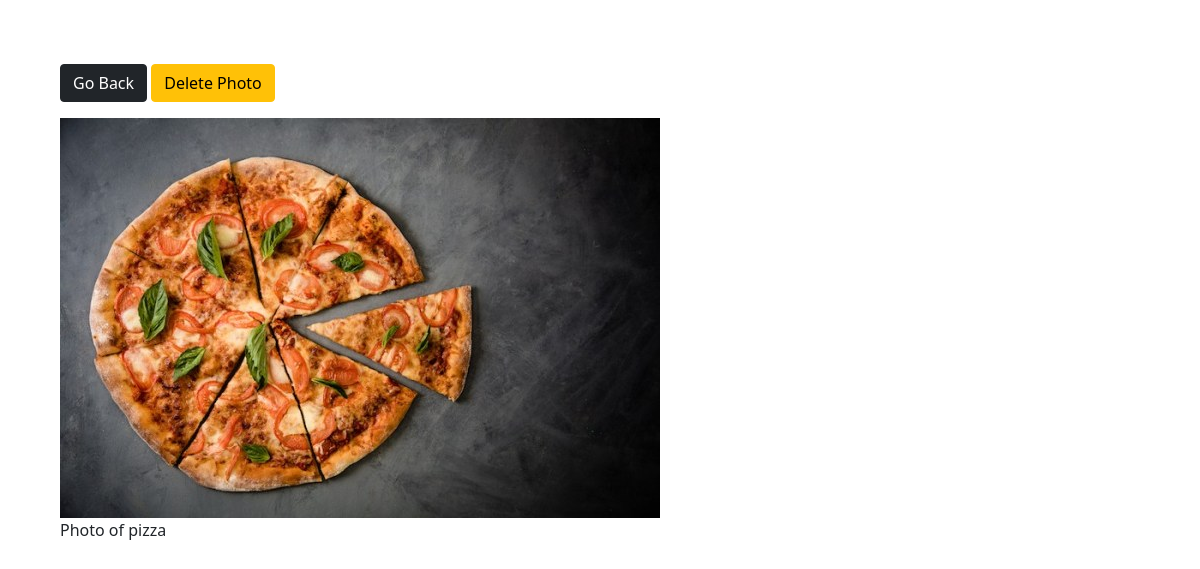
The app's page /photo/7/ with its own data.
### photos/models.py (models this page shows, shortened)
class Photo(models.Model):
    category = models.ForeignKey(Category, on_delete= models.SET_NULL, null=True, blank=True)
    image = models.ImageField(null=False, blank=False)
    description = models.TextField()

### photos/views.py (the view)
# urls.py: path('photo/<str:pk>/', views.view_photo, name="photo"),
def view_photo(request, pk):
    photo = Photo.objects.get(id=pk)
    context = {'photo': photo}
    return render(request, 'photos/photo.html', context)

### photos/templates/photos/photo.html (shortened to what this page needs)
<!DOCTYPE html>
<html lang="en">
<head>
    <link href="https://cdn.jsdelivr.net/npm/bootstrap@5.0.0-beta1/dist/css/bootstrap.min.css" rel="stylesheet"
>
</head>
<body class="m-5">
    <div class="container">
        <div class="row justify-content-center">
            <div class="col">
                <a href= "{% url 'gallery' %}" class="btn btn-dark my-3">Go Back</a>
                <a href= "{% url 'delete' photo.id %}" class="btn btn-warning my-3">Delete Photo</a>
                <div style="height: 90vh;">
                    <img style="max-width: 100%; max-height:100%;" src="{{photo.image.url}}">
                    <p>{{photo.description}}</p>
                </div>
            </div>
        </div>
    </div>
</body>
</html>

### records on screen
Photo: image (picture), description "Photo of pizza"
